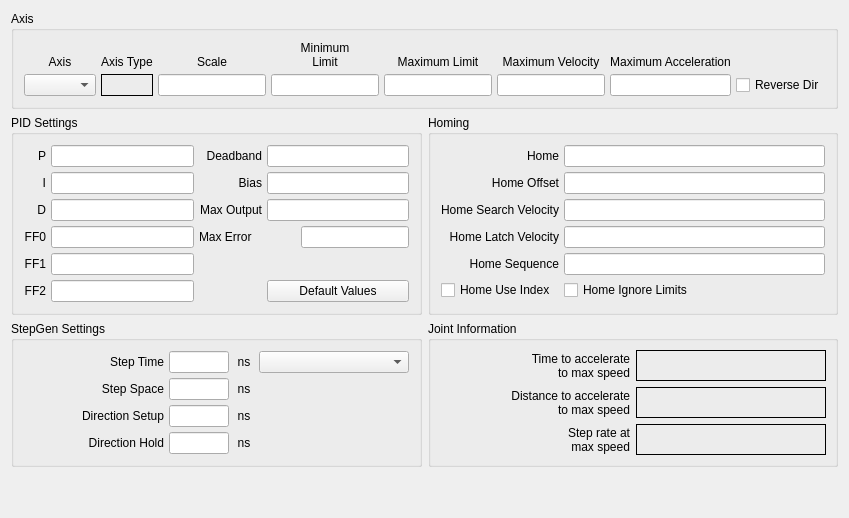
          <widget class="QWidget" name="joint3tab">
           <attribute name="title">
            <string>Joint 3</string>
           </attribute>
           <layout class="QGridLayout" name="gridLayout_20">
            <item row="0" column="0" colspan="2">
             <widget class="QGroupBox" name="jointAxisGroup_3">
              <property name="title">
               <string>Axis</string>
              </property>
              <layout class="QGridLayout" name="gridLayout_17">
               <property name="leftMargin">
                <number>10</number>
               </property>
               <property name="topMargin">
                <number>10</number>
               </property>
               <property name="rightMargin">
                <number>10</number>
               </property>
               <property name="bottomMargin">
                <number>10</number>
               </property>
               <property name="spacing">
                <number>5</number>
               </property>
               <item row="0" column="3">
                <widget class="QLabel" name="label_65">
                 <property name="text">
                  <string>&lt;html&gt;&lt;head/&gt;&lt;body&gt;&lt;p&gt;Minimum&lt;br/&gt;Limit&lt;/p&gt;&lt;/body&gt;&lt;/html&gt;</string>
                 </property>
                 <property name="alignment">
                  <set>Qt::AlignBottom|Qt::AlignHCenter</set>
                 </property>
                 <property name="wordWrap">
                  <bool>true</bool>
                 </property>
                </widget>
               </item>
               <item row="1" column="0">
                <widget class="QComboBox" name="axisCB_3"/>
               </item>
               <item row="0" column="0">
                <widget class="QLabel" name="label_56">
                 <property name="text">
                  <string>Axis</string>
                 </property>
                 <property name="alignment">
                  <set>Qt::AlignBottom|Qt::AlignHCenter</set>
                 </property>
                </widget>
               </item>
               <item row="1" column="3">
                <widget class="QLineEdit" name="minLimit_3">
                 <property name="alignment">
                  <set>Qt::AlignRight|Qt::AlignTrailing|Qt::AlignVCenter</set>
                 </property>
                </widget>
               </item>
               <item row="1" column="4">
                <widget class="QLineEdit" name="maxLimit_3">
                 <property name="alignment">
                  <set>Qt::AlignRight|Qt::AlignTrailing|Qt::AlignVCenter</set>
                 </property>
                </widget>
               </item>
               <item row="0" column="4">
                <widget class="QLabel" name="label_70">
                 <property name="text">
                  <string>Maximum Limit</string>
                 </property>
                 <property name="textFormat">
                  <enum>Qt::AutoText</enum>
                 </property>
                 <property name="alignment">
                  <set>Qt::AlignBottom|Qt::AlignHCenter</set>
                 </property>
                 <property name="wordWrap">
                  <bool>true</bool>
                 </property>
                </widget>
               </item>
               <item row="0" column="5">
                <widget class="QLabel" name="label_78">
                 <property name="text">
                  <string>Maximum Velocity</string>
                 </property>
                 <property name="alignment">
                  <set>Qt::AlignBottom|Qt::AlignHCenter</set>
                 </property>
                 <property name="wordWrap">
                  <bool>true</bool>
                 </property>
                </widget>
               </item>
               <item row="1" column="5">
                <widget class="QLineEdit" name="maxVelocity_3">
                 <property name="alignment">
                  <set>Qt::AlignRight|Qt::AlignTrailing|Qt::AlignVCenter</set>
                 </property>
                </widget>
               </item>
               <item row="1" column="6">
                <widget class="QLineEdit" name="maxAccel_3">
                 <property name="alignment">
                  <set>Qt::AlignRight|Qt::AlignTrailing|Qt::AlignVCenter</set>
                 </property>
                </widget>
               </item>
               <item row="0" column="2">
                <widget class="QLabel" name="label_58">
                 <property name="text">
                  <string>Scale</string>
                 </property>
                 <property name="alignment">
                  <set>Qt::AlignBottom|Qt::AlignHCenter</set>
                 </property>
                </widget>
               </item>
               <item row="0" column="6">
                <widget class="QLabel" name="label_79">
                 <property name="text">
                  <string>Maximum Acceleration</string>
                 </property>
                 <property name="alignment">
                  <set>Qt::AlignBottom|Qt::AlignHCenter</set>
                 </property>
                 <property name="wordWrap">
                  <bool>true</bool>
                 </property>
                </widget>
               </item>
               <item row="0" column="1">
                <widget class="QLabel" name="label_7">
                 <property name="text">
                  <string>Axis Type</string>
                 </property>
                 <property name="alignment">
                  <set>Qt::AlignBottom|Qt::AlignLeading|Qt::AlignLeft</set>
                 </property>
                </widget>
               </item>
               <item row="1" column="1">
                <widget class="QLabel" name="axisType_3">
                 <property name="frameShape">
                  <enum>QFrame::Box</enum>
                 </property>
                 <property name="text">
                  <string/>
                 </property>
                </widget>
               </item>
               <item row="1" column="2">
                <widget class="QLineEdit" name="scale_3"/>
               </item>
               <item row="1" column="7">
                <widget class="QCheckBox" name="reverse_3">
                 <property name="text">
                  <string>Reverse Dir</string>
                 </property>
                </widget>
               </item>
              </layout>
             </widget>
            </item>
            <item row="1" column="0">
             <widget class="QGroupBox" name="groupBox_15">
              <property name="title">
               <string>PID Settings</string>
              </property>
              <layout class="QGridLayout" name="gridLayout_18">
               <property name="leftMargin">
                <number>10</number>
               </property>
               <property name="topMargin">
                <number>10</number>
               </property>
               <property name="rightMargin">
                <number>10</number>
               </property>
               <property name="bottomMargin">
                <number>10</number>
               </property>
               <property name="spacing">
                <number>5</number>
               </property>
               <item row="0" column="0">
                <widget class="QLabel" name="label_244">
                 <property name="text">
                  <string>P</string>
                 </property>
                 <property name="alignment">
                  <set>Qt::AlignRight|Qt::AlignTrailing|Qt::AlignVCenter</set>
                 </property>
                </widget>
               </item>
               <item row="0" column="1">
                <widget class="QLineEdit" name="p_3">
                 <property name="text">
                  <string/>
                 </property>
                 <property name="alignment">
                  <set>Qt::AlignRight|Qt::AlignTrailing|Qt::AlignVCenter</set>
                 </property>
                </widget>
               </item>
               <item row="0" column="2">
                <widget class="QLabel" name="label_245">
                 <property name="text">
                  <string>Deadband</string>
                 </property>
                 <property name="alignment">
                  <set>Qt::AlignRight|Qt::AlignTrailing|Qt::AlignVCenter</set>
                 </property>
                </widget>
               </item>
               <item row="0" column="3">
                <widget class="QLineEdit" name="deadband_3">
                 <property name="text">
                  <string/>
                 </property>
                 <property name="alignment">
                  <set>Qt::AlignRight|Qt::AlignTrailing|Qt::AlignVCenter</set>
                 </property>
                </widget>
               </item>
               <item row="1" column="0">
                <widget class="QLabel" name="label_246">
                 <property name="text">
                  <string>I</string>
                 </property>
                 <property name="alignment">
                  <set>Qt::AlignRight|Qt::AlignTrailing|Qt::AlignVCenter</set>
                 </property>
                </widget>
               </item>
               <item row="1" column="1">
                <widget class="QLineEdit" name="i_3">
                 <property name="text">
                  <string/>
                 </property>
                 <property name="alignment">
                  <set>Qt::AlignRight|Qt::AlignTrailing|Qt::AlignVCenter</set>
                 </property>
                </widget>
               </item>
               <item row="1" column="2">
                <widget class="QLabel" name="label_247">
                 <property name="text">
                  <string>Bias</string>
                 </property>
                 <property name="alignment">
                  <set>Qt::AlignRight|Qt::AlignTrailing|Qt::AlignVCenter</set>
                 </property>
                </widget>
               </item>
               <item row="1" column="3">
                <widget class="QLineEdit" name="bias_3">
                 <property name="text">
                  <string/>
                 </property>
                 <property name="alignment">
                  <set>Qt::AlignRight|Qt::AlignTrailing|Qt::AlignVCenter</set>
                 </property>
                </widget>
               </item>
               <item row="2" column="0">
                <widget class="QLabel" name="label_248">
                 <property name="text">
                  <string>D</string>
                 </property>
                 <property name="alignment">
                  <set>Qt::AlignRight|Qt::AlignTrailing|Qt::AlignVCenter</set>
                 </property>
                </widget>
               </item>
               <item row="2" column="1">
                <widget class="QLineEdit" name="d_3">
                 <property name="text">
                  <string/>
                 </property>
                 <property name="alignment">
                  <set>Qt::AlignRight|Qt::AlignTrailing|Qt::AlignVCenter</set>
                 </property>
                </widget>
               </item>
               <item row="2" column="2">
                <widget class="QLabel" name="label_249">
                 <property name="text">
                  <string>Max Output</string>
                 </property>
                 <property name="alignment">
                  <set>Qt::AlignRight|Qt::AlignTrailing|Qt::AlignVCenter</set>
                 </property>
                </widget>
               </item>
               <item row="2" column="3">
                <widget class="QLineEdit" name="maxOutput_3">
                 <property name="text">
                  <string/>
                 </property>
                 <property name="alignment">
                  <set>Qt::AlignRight|Qt::AlignTrailing|Qt::AlignVCenter</set>
                 </property>
                </widget>
               </item>
               <item row="3" column="0">
                <widget class="QLabel" name="label_250">
                 <property name="text">
                  <string>FF0</string>
                 </property>
                 <property name="alignment">
                  <set>Qt::AlignRight|Qt::AlignTrailing|Qt::AlignVCenter</set>
                 </property>
                </widget>
               </item>
               <item row="3" column="1">
                <widget class="QLineEdit" name="ff0_3">
                 <property name="text">
                  <string/>
                 </property>
                 <property name="alignment">
                  <set>Qt::AlignRight|Qt::AlignTrailing|Qt::AlignVCenter</set>
                 </property>
                </widget>
               </item>
               <item row="4" column="0">
                <widget class="QLabel" name="label_252">
                 <property name="text">
                  <string>FF1</string>
                 </property>
                 <property name="alignment">
                  <set>Qt::AlignRight|Qt::AlignTrailing|Qt::AlignVCenter</set>
                 </property>
                </widget>
               </item>
               <item row="4" column="1">
                <widget class="QLineEdit" name="ff1_3">
                 <property name="text">
                  <string/>
                 </property>
                 <property name="alignment">
                  <set>Qt::AlignRight|Qt::AlignTrailing|Qt::AlignVCenter</set>
                 </property>
                </widget>
               </item>
               <item row="5" column="0">
                <widget class="QLabel" name="label_253">
                 <property name="text">
                  <string>FF2</string>
                 </property>
                 <property name="alignment">
                  <set>Qt::AlignRight|Qt::AlignTrailing|Qt::AlignVCenter</set>
                 </property>
                </widget>
               </item>
               <item row="5" column="1">
                <widget class="QLineEdit" name="ff2_3">
                 <property name="text">
                  <string/>
                 </property>
                 <property name="alignment">
                  <set>Qt::AlignRight|Qt::AlignTrailing|Qt::AlignVCenter</set>
                 </property>
                </widget>
               </item>
               <item row="5" column="3">
                <widget class="QPushButton" name="pidDefault_3">
                 <property name="text">
                  <string>Default Values</string>
                 </property>
                </widget>
               </item>
               <item row="3" column="3" alignment="Qt::AlignRight">
                <widget class="QLineEdit" name="maxError_3"/>
               </item>
               <item row="3" column="2">
                <widget class="QLabel" name="label_187">
                 <property name="text">
                  <string>Max Error</string>
                 </property>
                </widget>
               </item>
              </layout>
             </widget>
            </item>
            <item row="1" column="1">
             <widget class="QGroupBox" name="groupBox_13">
              <property name="title">
               <string>Homing</string>
              </property>
              <layout class="QGridLayout" name="gridLayout_16">
               <property name="leftMargin">
                <number>10</number>
               </property>
               <property name="topMargin">
                <number>10</number>
               </property>
               <property name="rightMargin">
                <number>10</number>
               </property>
               <property name="bottomMargin">
                <number>10</number>
               </property>
               <property name="spacing">
                <number>5</number>
               </property>
               <item row="1" column="1">
                <widget class="QLineEdit" name="homeOffset_3">
                 <property name="toolTip">
                  <string>&lt;html&gt;&lt;head/&gt;&lt;body&gt;&lt;p&gt;Home Offset can be used to back off of the home switch&lt;/p&gt;&lt;/body&gt;&lt;/html&gt;</string>
                 </property>
                 <property name="alignment">
                  <set>Qt::AlignRight|Qt::AlignTrailing|Qt::AlignVCenter</set>
                 </property>
                </widget>
               </item>
               <item row="0" column="0">
                <widget class="QLabel" name="label_94">
                 <property name="text">
                  <string>Home</string>
                 </property>
                 <property name="alignment">
                  <set>Qt::AlignRight|Qt::AlignTrailing|Qt::AlignVCenter</set>
                 </property>
                </widget>
               </item>
               <item row="0" column="1">
                <widget class="QLineEdit" name="home_3">
                 <property name="toolTip">
                  <string>&lt;html&gt;&lt;head/&gt;&lt;body&gt;&lt;p&gt;Home is usually set to 0&lt;/p&gt;&lt;/body&gt;&lt;/html&gt;</string>
                 </property>
                 <property name="alignment">
                  <set>Qt::AlignRight|Qt::AlignTrailing|Qt::AlignVCenter</set>
                 </property>
                </widget>
               </item>
               <item row="1" column="0">
                <widget class="QLabel" name="label_95">
                 <property name="text">
                  <string>Home Offset</string>
                 </property>
                 <property name="alignment">
                  <set>Qt::AlignRight|Qt::AlignTrailing|Qt::AlignVCenter</set>
                 </property>
                </widget>
               </item>
               <item row="2" column="0">
                <widget class="QLabel" name="label_96">
                 <property name="text">
                  <string>Home Search Velocity</string>
                 </property>
                 <property name="alignment">
                  <set>Qt::AlignRight|Qt::AlignTrailing|Qt::AlignVCenter</set>
                 </property>
                </widget>
               </item>
               <item row="2" column="1">
                <widget class="QLineEdit" name="homeSearchVel_3">
                 <property name="toolTip">
                  <string>&lt;html&gt;&lt;head/&gt;&lt;body&gt;&lt;p&gt;Search Velocity is in units per second&lt;/p&gt;&lt;/body&gt;&lt;/html&gt;</string>
                 </property>
                 <property name="alignment">
                  <set>Qt::AlignRight|Qt::AlignTrailing|Qt::AlignVCenter</set>
                 </property>
                </widget>
               </item>
               <item row="3" column="0">
                <widget class="QLabel" name="label_97">
                 <property name="text">
                  <string>Home Latch Velocity</string>
                 </property>
                 <property name="alignment">
                  <set>Qt::AlignRight|Qt::AlignTrailing|Qt::AlignVCenter</set>
                 </property>
                </widget>
               </item>
               <item row="3" column="1">
                <widget class="QLineEdit" name="homeLatchVel_3">
                 <property name="toolTip">
                  <string>&lt;html&gt;&lt;head/&gt;&lt;body&gt;&lt;p&gt;Latch Velocity is in user units per second&lt;br/&gt;usually set slower than Search Velocity&lt;/p&gt;&lt;/body&gt;&lt;/html&gt;</string>
                 </property>
                 <property name="alignment">
                  <set>Qt::AlignRight|Qt::AlignTrailing|Qt::AlignVCenter</set>
                 </property>
                </widget>
               </item>
               <item row="5" column="0">
                <widget class="QCheckBox" name="homeUseIndex_3">
                 <property name="text">
                  <string>Home Use Index</string>
                 </property>
                </widget>
               </item>
               <item row="5" column="1">
                <widget class="QCheckBox" name="homeIgnoreLimits_3">
                 <property name="text">
                  <string>Home Ignore Limits</string>
                 </property>
                </widget>
               </item>
               <item row="4" column="1">
                <widget class="QLineEdit" name="homeSequence_3">
                 <property name="toolTip">
                  <string>&lt;html&gt;&lt;head/&gt;&lt;body&gt;&lt;p&gt;Home sequences start at 0 and do not skip a number.&lt;/p&gt;&lt;p&gt;Multiple joint axis use a negative number.&lt;/p&gt;&lt;p&gt;Leave blank to home the joint manually.&lt;/p&gt;&lt;/body&gt;&lt;/html&gt;</string>
                 </property>
                </widget>
               </item>
               <item row="4" column="0">
                <widget class="QLabel" name="label_140">
                 <property name="text">
                  <string>Home Sequence</string>
                 </property>
                 <property name="alignment">
                  <set>Qt::AlignRight|Qt::AlignTrailing|Qt::AlignVCenter</set>
                 </property>
                </widget>
               </item>
              </layout>
             </widget>
            </item>
            <item row="2" column="0">
             <widget class="QGroupBox" name="groupBox_16">
              <property name="title">
               <string>StepGen Settings</string>
              </property>
              <layout class="QGridLayout" name="gridLayout_19">
               <property name="leftMargin">
                <number>10</number>
               </property>
               <property name="topMargin">
                <number>10</number>
               </property>
               <property name="rightMargin">
                <number>10</number>
               </property>
               <property name="bottomMargin">
                <number>10</number>
               </property>
               <property name="spacing">
                <number>5</number>
               </property>
               <item row="0" column="3">
                <widget class="QComboBox" name="driveCB_3">
                 <property name="minimumSize">
                  <size>
                   <width>150</width>
                   <height>0</height>
                  </size>
                 </property>
                </widget>
               </item>
               <item row="0" column="0">
                <widget class="QLabel" name="label_105">
                 <property name="text">
                  <string>Step Time</string>
                 </property>
                 <property name="alignment">
                  <set>Qt::AlignRight|Qt::AlignTrailing|Qt::AlignVCenter</set>
                 </property>
                </widget>
               </item>
               <item row="1" column="2">
                <widget class="QLabel" name="label_127">
                 <property name="minimumSize">
                  <size>
                   <width>20</width>
                   <height>0</height>
                  </size>
                 </property>
                 <property name="maximumSize">
                  <size>
                   <width>20</width>
                   <height>16777215</height>
                  </size>
                 </property>
                 <property name="text">
                  <string>ns</string>
                 </property>
                 <property name="alignment">
                  <set>Qt::AlignCenter</set>
                 </property>
                </widget>
               </item>
               <item row="0" column="1">
                <widget class="QLineEdit" name="stepTime_3">
                 <property name="maximumSize">
                  <size>
                   <width>60</width>
                   <height>16777215</height>
                  </size>
                 </property>
                 <property name="inputMask">
                  <string/>
                 </property>
                 <property name="text">
                  <string/>
                 </property>
                 <property name="alignment">
                  <set>Qt::AlignRight|Qt::AlignTrailing|Qt::AlignVCenter</set>
                 </property>
                </widget>
               </item>
               <item row="0" column="2">
                <widget class="QLabel" name="label_125">
                 <property name="minimumSize">
                  <size>
                   <width>20</width>
                   <height>0</height>
                  </size>
                 </property>
                 <property name="maximumSize">
                  <size>
                   <width>20</width>
                   <height>16777215</height>
                  </size>
                 </property>
                 <property name="text">
                  <string>ns</string>
                 </property>
                 <property name="alignment">
                  <set>Qt::AlignCenter</set>
                 </property>
                </widget>
               </item>
               <item row="1" column="0">
                <widget class="QLabel" name="label_126">
                 <property name="text">
                  <string>Step Space</string>
                 </property>
                 <property name="alignment">
                  <set>Qt::AlignRight|Qt::AlignTrailing|Qt::AlignVCenter</set>
                 </property>
                </widget>
               </item>
               <item row="1" column="1">
                <widget class="QLineEdit" name="stepSpace_3">
                 <property name="maximumSize">
                  <size>
                   <width>60</width>
                   <height>16777215</height>
                  </size>
                 </property>
                 <property name="text">
                  <string/>
                 </property>
                 <property name="alignment">
                  <set>Qt::AlignRight|Qt::AlignTrailing|Qt::AlignVCenter</set>
                 </property>
                </widget>
               </item>
               <item row="2" column="0">
                <widget class="QLabel" name="label_128">
                 <property name="text">
                  <string>Direction Setup</string>
                 </property>
                 <property name="alignment">
                  <set>Qt::AlignRight|Qt::AlignTrailing|Qt::AlignVCenter</set>
                 </property>
                </widget>
               </item>
               <item row="2" column="1">
                <widget class="QLineEdit" name="dirSetup_3">
                 <property name="maximumSize">
                  <size>
                   <width>60</width>
                   <height>16777215</height>
                  </size>
                 </property>
                 <property name="text">
                  <string/>
                 </property>
                 <property name="alignment">
                  <set>Qt::AlignRight|Qt::AlignTrailing|Qt::AlignVCenter</set>
                 </property>
                </widget>
               </item>
               <item row="2" column="2">
                <widget class="QLabel" name="label_129">
                 <property name="minimumSize">
                  <size>
                   <width>20</width>
                   <height>0</height>
                  </size>
                 </property>
                 <property name="maximumSize">
                  <size>
                   <width>20</width>
                   <height>16777215</height>
                  </size>
                 </property>
                 <property name="text">
                  <string>ns</string>
                 </property>
                 <property name="alignment">
                  <set>Qt::AlignCenter</set>
                 </property>
                </widget>
               </item>
               <item row="3" column="0">
                <widget class="QLabel" name="label_130">
                 <property name="text">
                  <string>Direction Hold</string>
                 </property>
                 <property name="alignment">
                  <set>Qt::AlignRight|Qt::AlignTrailing|Qt::AlignVCenter</set>
                 </property>
                </widget>
               </item>
               <item row="3" column="1">
                <widget class="QLineEdit" name="dirHold_3">
                 <property name="maximumSize">
                  <size>
                   <width>60</width>
                   <height>16777215</height>
                  </size>
                 </property>
                 <property name="text">
                  <string/>
                 </property>
                 <property name="alignment">
                  <set>Qt::AlignRight|Qt::AlignTrailing|Qt::AlignVCenter</set>
                 </property>
                </widget>
               </item>
               <item row="3" column="2">
                <widget class="QLabel" name="label_131">
                 <property name="minimumSize">
                  <size>
                   <width>20</width>
                   <height>0</height>
                  </size>
                 </property>
                 <property name="maximumSize">
                  <size>
                   <width>20</width>
                   <height>16777215</height>
                  </size>
                 </property>
                 <property name="text">
                  <string>ns</string>
                 </property>
                 <property name="alignment">
                  <set>Qt::AlignCenter</set>
                 </property>
                </widget>
               </item>
              </layout>
             </widget>
            </item>
            <item row="2" column="1">
             <widget class="QGroupBox" name="gridGroupBox">
              <property name="title">
               <string>Joint Information</string>
              </property>
              <layout class="QGridLayout" name="gridLayout_35">
               <item row="0" column="0">
                <widget class="QLabel" name="label_201">
                 <property name="text">
                  <string>Time to accelerate
to max speed</string>
                 </property>
                 <property name="alignment">
                  <set>Qt::AlignRight|Qt::AlignTrailing|Qt::AlignVCenter</set>
                 </property>
                </widget>
               </item>
               <item row="0" column="1">
                <widget class="QLabel" name="timeJoint_3">
                 <property name="frameShape">
                  <enum>QFrame::Box</enum>
                 </property>
                 <property name="text">
                  <string/>
                 </property>
                </widget>
               </item>
               <item row="1" column="1">
                <widget class="QLabel" name="distanceJoint_3">
                 <property name="frameShape">
                  <enum>QFrame::Box</enum>
                 </property>
                 <property name="text">
                  <string/>
                 </property>
                </widget>
               </item>
               <item row="1" column="0">
                <widget class="QLabel" name="label_202">
                 <property name="text">
                  <string>Distance to accelerate
to max speed</string>
                 </property>
                 <property name="alignment">
                  <set>Qt::AlignRight|Qt::AlignTrailing|Qt::AlignVCenter</set>
                 </property>
                </widget>
               </item>
               <item row="2" column="0">
                <widget class="QLabel" name="label_205">
                 <property name="text">
                  <string>Step rate at
max speed</string>
                 </property>
                 <property name="alignment">
                  <set>Qt::AlignRight|Qt::AlignTrailing|Qt::AlignVCenter</set>
                 </property>
                </widget>
               </item>
               <item row="2" column="1">
                <widget class="QLabel" name="stepRateJoint_3">
                 <property name="frameShape">
                  <enum>QFrame::Box</enum>
                 </property>
                 <property name="text">
                  <string/>
                 </property>
                </widget>
               </item>
              </layout>
             </widget>
            </item>
            <item row="3" column="0">
             <spacer name="verticalSpacer_4">
              <property name="orientation">
               <enum>Qt::Vertical</enum>
              </property>
              <property name="sizeHint" stdset="0">
               <size>
                <width>20</width>
                <height>40</height>
               </size>
              </property>
             </spacer>
            </item>
           </layout>
          </widget>
